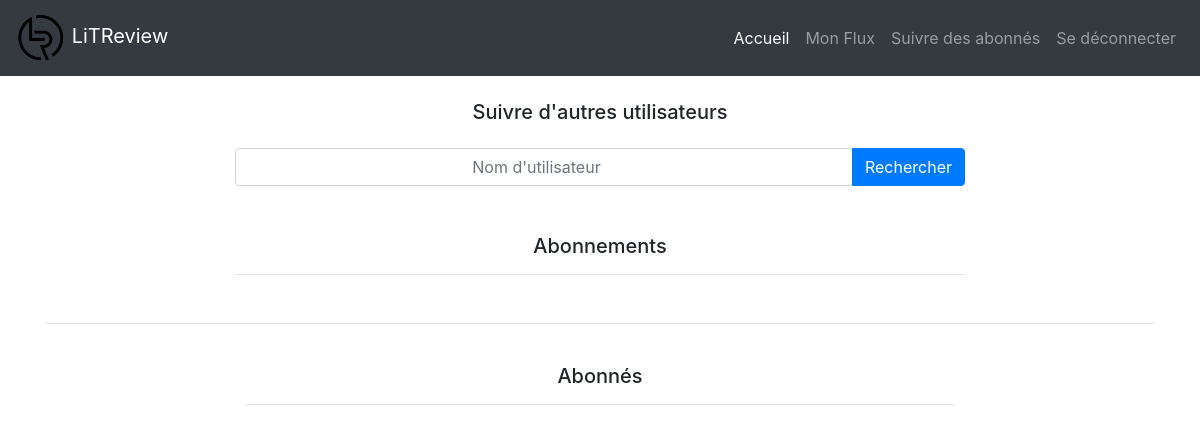
Before: /follow_users/ (signed in) with the older database file.
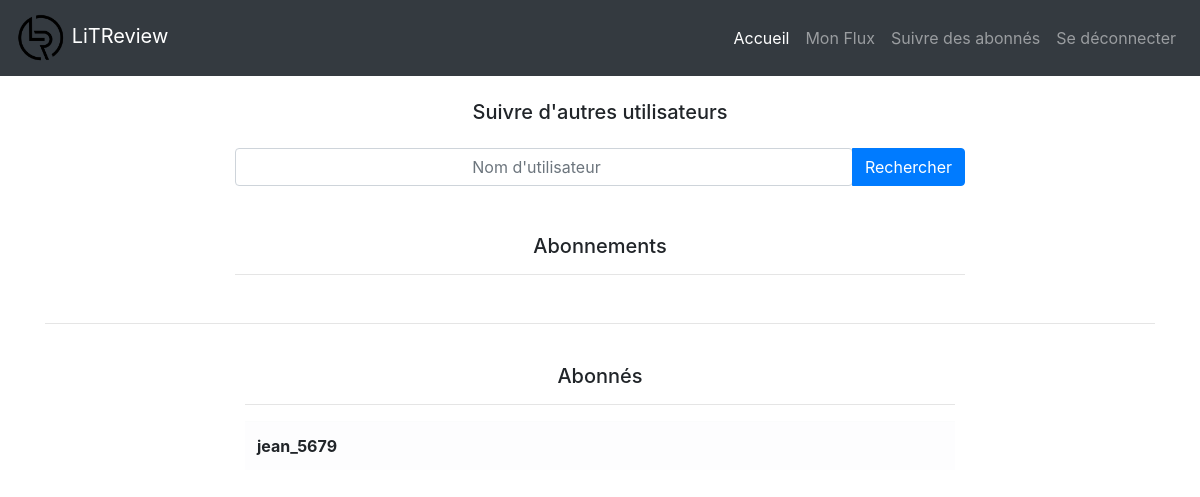
After: the same page with the newer database file.
### followers/models.py (models this page shows)
class UserFollows(models.Model):
    user = models.ForeignKey(
        to=settings.AUTH_USER_MODEL,
        on_delete=models.CASCADE,
        related_name="following")
    followed_user = models.ForeignKey(
        to=settings.AUTH_USER_MODEL,
        on_delete=models.CASCADE,
        related_name="followed_by")
    class Meta:
        unique_together = ("user", "followed_user")

### authentication/models.py (models this page shows)
class User(AbstractUser):
    pass

### followers/views.py (the view, shortened to what this page needs)
# urls.py: path("follow_users/", followers.follow_users, name="follow_users")
@login_required
def follow_users(request):
    unfollows = forms.UnfollowsForm()
    requested_user = request.POST.get("search")
    following_list = models.UserFollows.objects.filter(user=request.user)
    followed_by_list = models.UserFollows.objects.filter(followed_user=request.user)
    context = {
        "following_list": following_list,
        "followed_by_list": followed_by_list,
        "unfollows": unfollows
    }
    return render(request, "followers/follow_users.html", context=context)

### followers/forms.py
class UnfollowsForm(forms.Form):
    unfollows = forms.BooleanField(widget=forms.HiddenInput, initial=True)

### followers/templates/followers/follow_users.html (shortened to what this page needs)
{% extends "base.html" %}
{% load feeds_extras %}
{% block content %}
    <div class="container">
        <div class="row justify-content-center mt-4">
            <div class="col-8">
                <h5 style="text-align: center;">Suivre d'autres utilisateurs</h5>
                <form method="post">
                    <div class="input-group mt-4">
                        <input type="search" class="form-control rounded" name="search" style="text-align: center;" placeholder="Nom d'utilisateur" aria-label="Nom d'utilisateur"/>
                        <div class="input-group-append">
                            <button type="submit" class="btn btn-primary">Rechercher</button>
                        </div>
                    </div>
                </form>
            </div>
        </div>
    </div>
    <div class="container">
        <div class="row justify-content-center mt-5">
            <div class="col-8">
                <h5 style="text-align: center;">Abonnements</h5>
                <hr>
            </div>
        </div>
        <div class="row justify-content-center">
            <div class="col-8">
            </div>
        </div>
        <div class="row">
            <div class="col">
                <hr><br>
            </div>
        </div>
        <div class="container">
            <div class="row justify-content-center">
                <div class="col-8">
                    <h5 style="text-align: center;">Abonnés</h5>
                    <hr>
                </div>
            </div>
            <div class="row justify-content-center">
                <div class="col-8">
                    <table class="table table-light table-hover">
                        <tbody>
                            {% for followed_by in followed_by_list %}
                                <tr>
                                    <th class="col-md-6" style="text-align: left;" scope="row">{{ followed_by.user }}</th>
                                </tr>
                            {% endfor %}
                        </tbody>
                    </table>
                </div>
            </div>
{% endblock content %}

Changed rows visible on the page:
added UserFollows: user "jean_5679"
